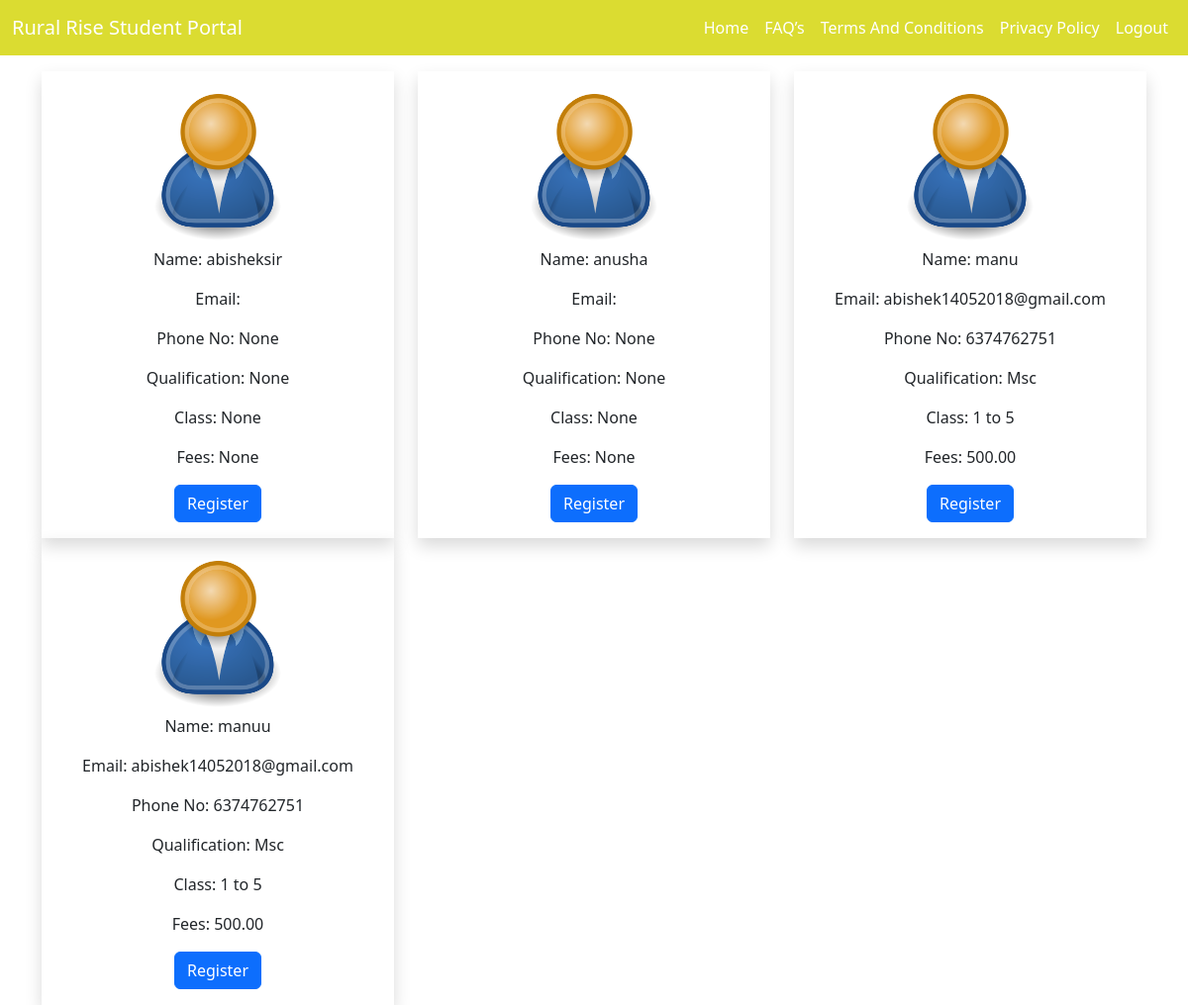
Screenshot of /mentor_access/ (signed in) with the database file from the repository.
### onlineapp/models.py (models this page shows)
class CustomUser(AbstractUser):
    USER_TYPE_CHOICES = (
        (1, 'student'),
        (2, 'faculty'),
        (3, 'college_admin'),
    )
    user_type = models.PositiveSmallIntegerField(choices=USER_TYPE_CHOICES)
    name = models.CharField(max_length=100,blank=True,null=True)
    age = models.IntegerField(blank=True,null=True)
    gender = models.CharField(max_length=20, blank=True, null=True)
    clg_name = models.CharField(max_length=100,blank=True,null=True)
    email = models.CharField(max_length=100,blank=True,null=True)
    contact = models.CharField(max_length=15, blank=True, null=True)
    qualification = models.CharField(max_length=255, blank=True, null=True)
    class_name = models.CharField(max_length=255, blank=True, null=True)
    fee = models.DecimalField(max_digits=10, decimal_places=2, blank=True, null=True)
    verifi = models.CharField(max_length=255, blank=True, null=True)
    student_guid = models.CharField(max_length=20, blank=True, null=True)
    student_conformation = models.CharField(max_length=20, blank=True, null=True)
    payment = models.CharField(max_length=20, blank=True, null=True)

### onlineapp/views.py (the view)
# urls.py: path('mentor_access/',views.mentor_access),
def mentor_access(request):
    data = CustomUser.objects.filter(user_type = 2)
    user_det = get_object_or_404(CustomUser, username=request.user)
    try:
        user_guid = CustomUser.objects.get(id = user_det.student_guid)
    except:
        user_guid = 'None'
    return render(request,'mentor_access.html',{'data':data,'user_det':user_det,'user_guid':user_guid})

### template/mentor_access.html (shortened to what this page needs)
{% extends 'student_base.html' %}
{% load static %}
{% block content %}
<div class="container mt-3">
    <div class="row">
        {% if user_det.student_guid is None %}
            {% for x in data %}
                <div class="col-12 col-md-4">
                    <div class="shadow p-3 text-center">
                        <img class="w-50" src="{% static 'img/user.png' %}" alt="User Image">
                        <p>Name: {{ x.username }}</p>
                        <p>Email: {{ x.email }}</p>
                        <p>Phone No: {{ x.contact }}</p>
                        <p>Qualification: {{ x.qualification }}</p>
                        <p>Class: {{ x.class_name }}</p>
                        <p>Fees: {{ x.fee }}</p>
                        <a href="/payment/{{ x.id }}"><button class="btn btn-primary">Register</button></a>
                    </div>
                </div>
            {% endfor %}
        {% endif %}
    </div>
</div>
{% endblock %}

### template/student_base.html (shortened to what this page needs)
{% load static %}
<!DOCTYPE html>
<html lang="en">
<head>
    <link href="https://cdn.jsdelivr.net/npm/bootstrap@5.3.3/dist/css/bootstrap.min.css" rel="stylesheet">
    <link rel="stylesheet" href="https://cdnjs.cloudflare.com/ajax/libs/font-awesome/6.5.1/css/all.min.css">
</head>
<body>
    <nav style="background-color: #DBDC31 !important; " class="navbar navbar-expand-lg  bg-dark navbar-dark">
        <div class="container-fluid">
          <a class="navbar-brand" href="#">Rural Rise Student Portal</a>
          <div class="collapse navbar-collapse justify-content-end" id="navbarNavAltMarkup">
            <div class="navbar-nav nav-links">
              <a class="nav-link active" aria-current="page" href="/student_dashboard">Home</a>
              <a class="nav-link active" href="/faq">FAQ’s</a>
              <a class="nav-link active" href="/terms_and_conditions">Terms And Conditions</a>
              <a class="nav-link active" href="/Privacy">Privacy Policy</a>
              <a class="nav-link active" href="/logout">Logout</a>
            </div>
          </div>
        </div>
      </nav>
    {% block content %}
    {% endblock %}
</body>
</html>

### rows the page displays
CustomUser: username "abisheksir", contact "None", qualification "None", class_name "None", fee "None"
CustomUser: username "anusha", contact "None", qualification "None", class_name "None", fee "None"
CustomUser: username "manu", email "abishek14052018@gmail.com", contact "6374762751", qualification "Msc", class_name "1 to 5", fee "500.00"
CustomUser: username "manuu", email "abishek14052018@gmail.com", contact "6374762751", qualification "Msc", class_name "1 to 5", fee "500.00"
